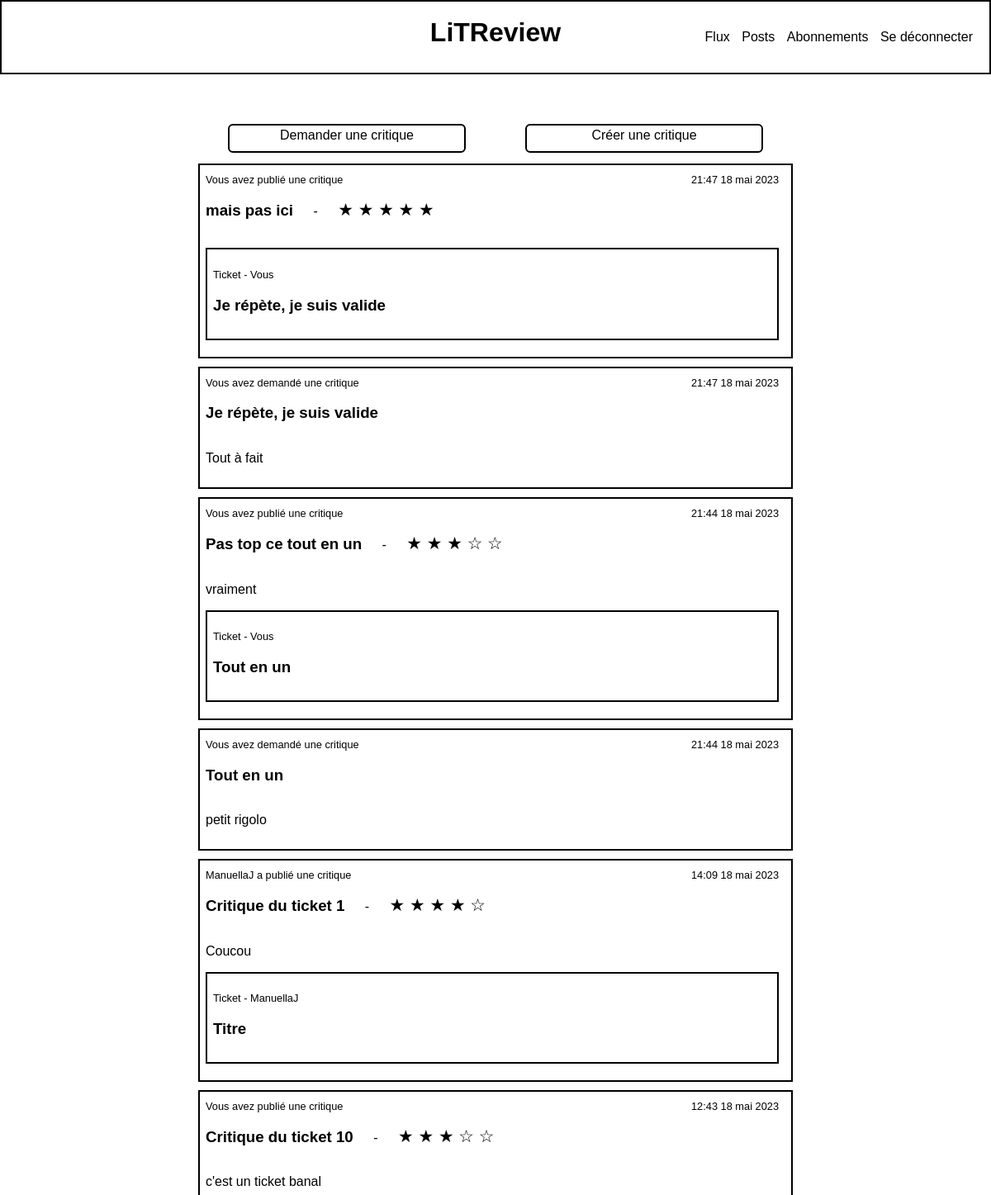
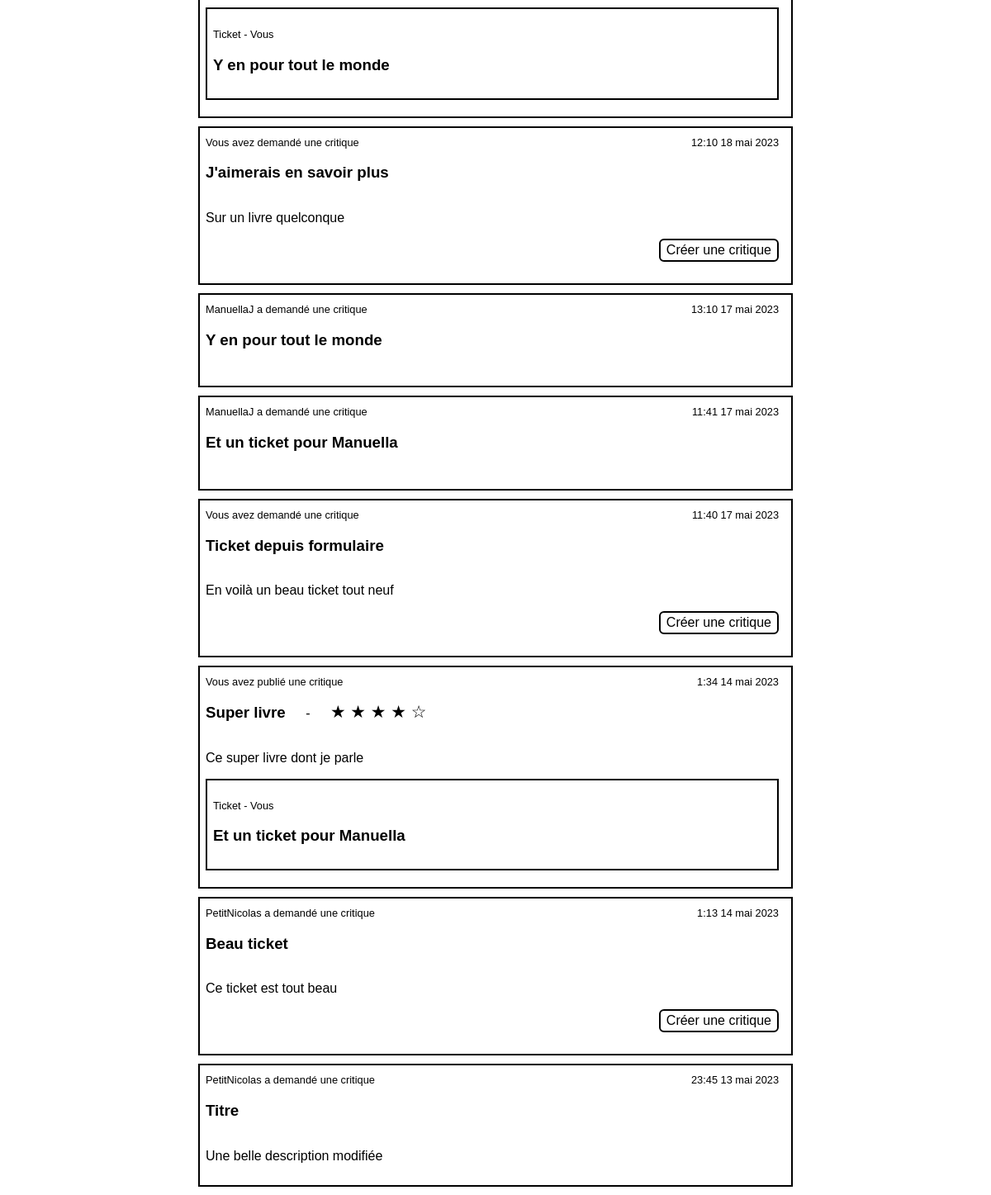
/review/flux (signed in), run on an earlier commit of the app's database (2 pictures, top to bottom).
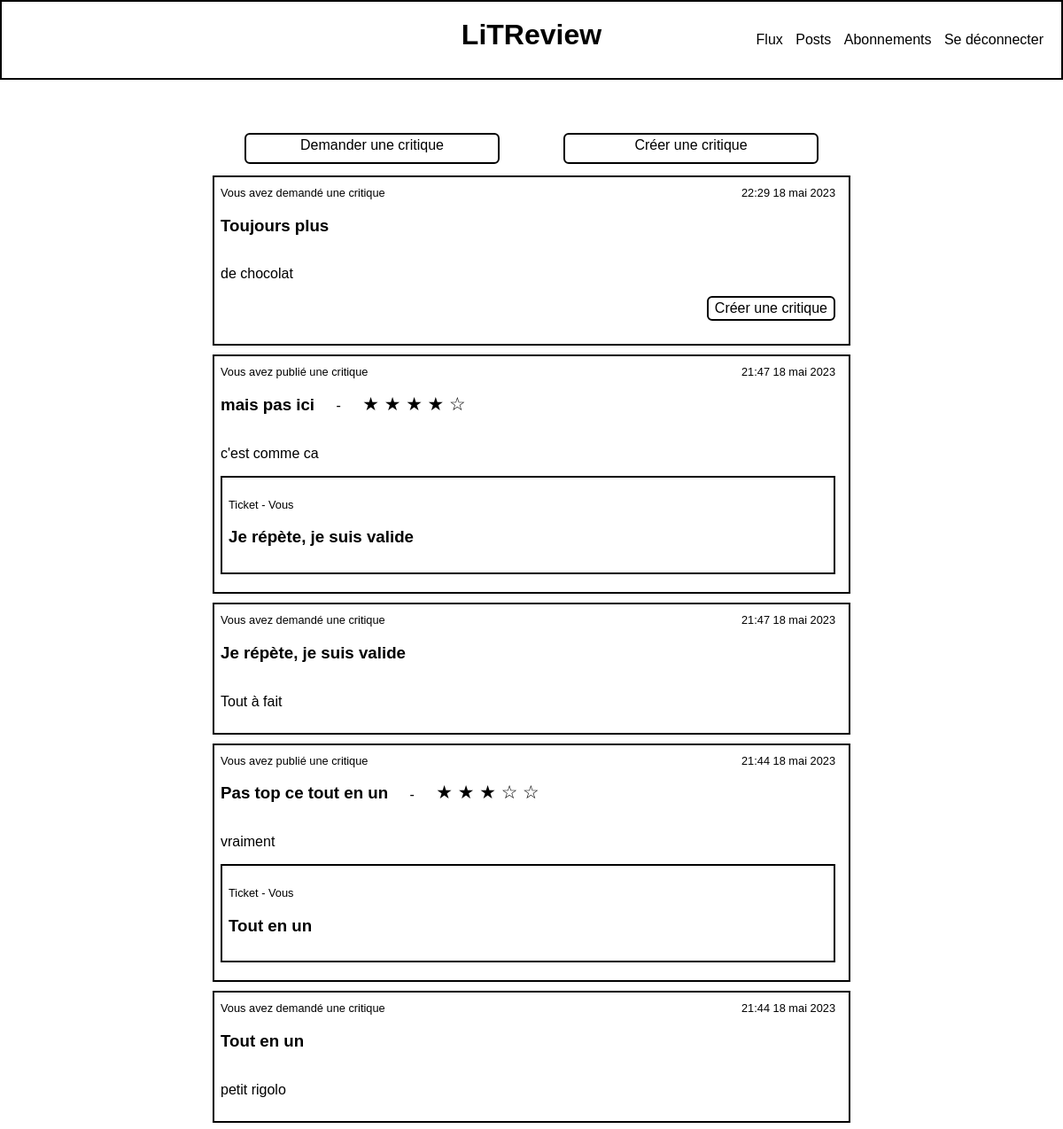
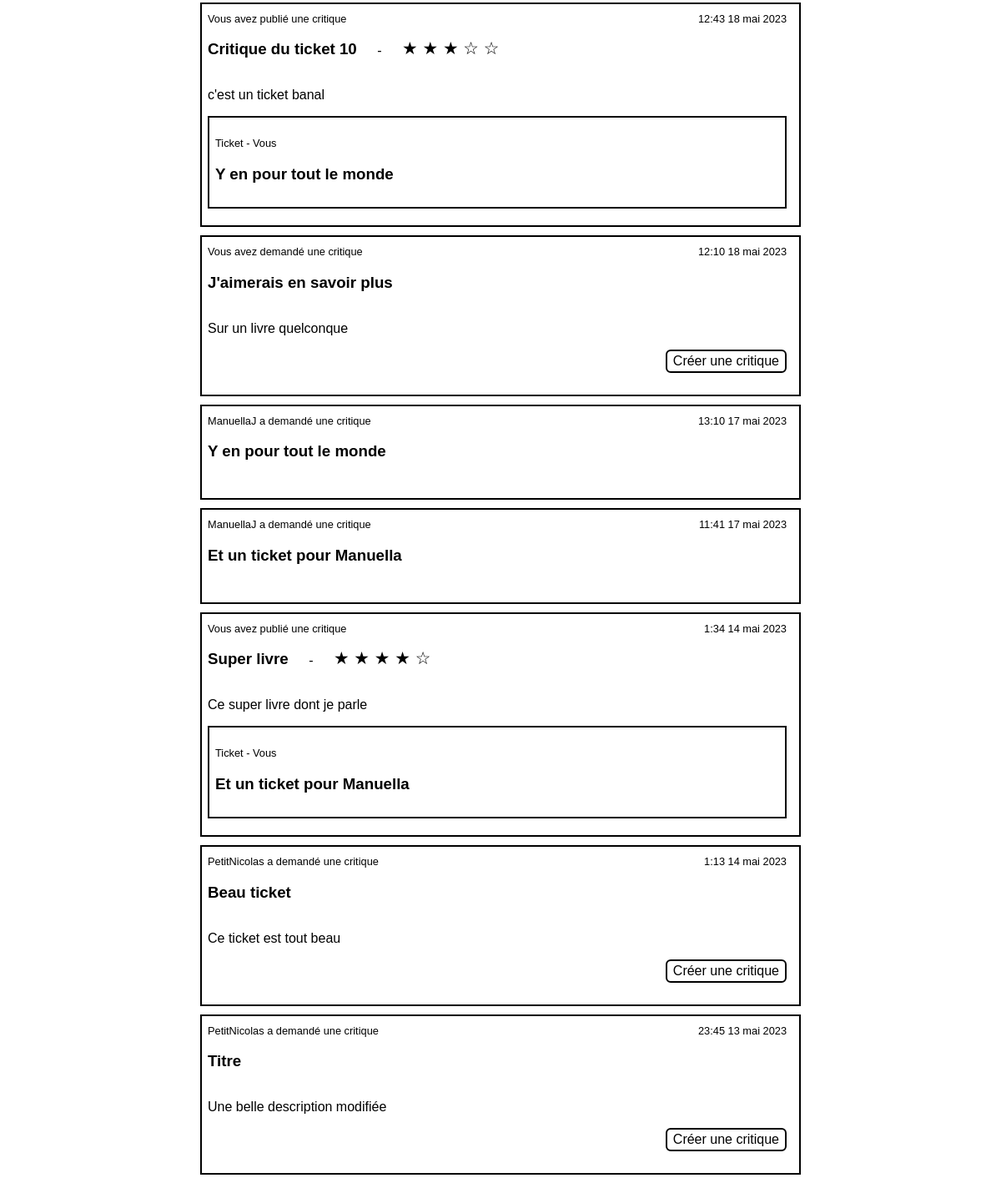
And on a later commit of the database (2 pictures, top to bottom).
### review/models.py (models this page shows, shortened)
class Review(models.Model):
    ticket = models.ForeignKey(to=Ticket, on_delete=models.CASCADE)
    rating = models.PositiveSmallIntegerField(
        validators=[MinValueValidator(0), MaxValueValidator(5)],
        verbose_name="note",
    )
    headline = models.CharField(max_length=128, verbose_name="titre")
    body = models.CharField(max_length=8192, blank=True, verbose_name="commentaire")
    user = models.ForeignKey(to=settings.AUTH_USER_MODEL, on_delete=models.CASCADE)
    time_created = models.DateTimeField(auto_now_add=True)
    class Meta:
        ordering = ["-time_created"]

class Ticket(models.Model):
    title = models.CharField(max_length=128, verbose_name="titre")
    description = models.TextField(
        max_length=2048, blank=True, verbose_name="description"
    )
    user = models.ForeignKey(to=settings.AUTH_USER_MODEL, on_delete=models.CASCADE)
    image = models.ImageField(null=True, blank=True, verbose_name="image")
    time_created = models.DateTimeField(auto_now_add=True)
    def user_resume(self):
        return f"{self.user.username} <{self.user.email}>"
    user_resume.short_description = "User"
    class Meta:
        ordering = ["-time_created"]

### review/views.py (the view)
# urls.py: path("flux", views.FollowedPostsListView.as_view(), name="flux"),
class FollowedPostsListView(LoginRequiredMixin, generic.ListView):
    context_object_name = "flux"
    template_name = "flux.html"
    title = "Flux"
    def get_queryset(self) -> list[Ticket | Review]:
        current_user = self.request.user
        query_following = current_user.following.select_related("followed_user").all()
        following = [pair.followed_user for pair in query_following]
        reviews = Review.objects.filter(
            Q(user__in=following) | Q(user=current_user) | Q(ticket__user=current_user)
        )
        reviews = reviews.annotate(content_type=Value("REVIEW", CharField()))
        tickets = Ticket.objects.filter(Q(user__in=following) | Q(user=current_user))
        tickets = tickets.annotate(content_type=Value("TICKET", CharField()))
        tickets = tickets.annotate(Count("review"))
        posts = sorted(
            chain(reviews, tickets), key=lambda post: post.time_created, reverse=True
        )
        return posts
    def get_context_data(self, **kwargs: Any) -> Dict[str, Any]:
        context = super().get_context_data(**kwargs)
        context["title"] = self.title
        return context

### review/templates/flux.html (shortened to what this page needs)
{% extends "base_generic.html" %}
{% block content %}
    <section class="links-section">
        <div class="link-button">
            <a href="{% url 'add_ticket' %}">Demander une critique</a>
        </div>
        <div class="link-button">
            <a href="{% url 'fresh_review' %}">Créer une critique</a>
        </div>
    </section>
    <section class="list_posts">
        {% if object_list %}
            {% for post in object_list %}
                {% if post.content_type == "REVIEW" %}
                    {% include "review_snippet.html" with edit=False %}
                {% elif post.content_type == "TICKET" %}
                    {% include "ticket_snippet.html" with edit=False  %}
                {% endif %}
            {% endfor %}
        {% else %}
            <p>Les personnes que vous suivez n'ont rien publié pour l'instant.</p>
        {% endif %}
    </section>
{% endblock %}

### templates/base_generic.html (shortened to what this page needs)
<!DOCTYPE html>
<html lang="fr">
<head>
    {% load static %}
    <link rel="stylesheet" href="{% static 'css/style.css' %}">
</head>
<body>
    {% block header %}
    <header class="body__header">
        <h1>LiTReview</h1>
        {% if user.is_authenticated %}
        <nav>
            <ul>
                <li><a href="{% url 'flux' %}">Flux</a></li>
                <li><a href="{% url 'my_posts' %}">Posts</a></li>
                <li><a href="{% url 'linked_users' %}">Abonnements</a></li>
                <li><a href="{% url 'logout' %}?next={{ request.path }}">Se déconnecter</a></li>
            </ul>
        </nav>
        {% endif %}
    </header>
    {% endblock %}
    <main>
        {% block content %}{% endblock %}
    </main>
</body>
</html>

### review/templates/ticket_snippet.html (shortened to what this page needs)
<article class="post ticket">
    <header class="post__info">
        <span class="post__author">
            {% if post.user == user %} Vous avez demandé une critique
            {% else %} {{post.user}} a demandé une critique
            {% endif %}
        </span>
        <span class="post__date">
            {{ post.time_created|date:"G:i d F Y" }}
        </span>
    </header>
    <h1 class="post__title">{{post.title}}</h1>
    {% if post.description and post.description is not None %}
        <p class="post__body">
            {{post.description}}
        </p>
    {% endif %}
    <p class="post__footer">
        {% if post.review__count == 0 %}
                <a href="{% url 'review_for_ticket' ticket_id=post.id %}" class="link-button" >
                    Créer une critique</a>
        {% endif %}
    </p>
</article>

### review/templates/review_snippet.html (shortened to what this page needs)
<article class="post review">
    <header class="post__info">
        <span class="post__author">
            {% if post.user == user %} Vous avez publié une critique
            {% else %} {{post.user}} a publié une critique
            {% endif %}
        </span>
        <span class="post__date">
            {{ post.time_created|date:"G:i d F Y" }}
        </span>
    </header>
    <h1 class="post__title">{{post.headline}}</h1>
    -
    <span class="post__rating">
        {% for i in "12345" %}
            {% if post.rating >= forloop.counter %} ★
            {% else %} ☆
            {% endif %}
        {% endfor %}
    </span>
    <p class="post__body">
        {{post.body}}
    </p>
    <div class="post ticket">
        <p class ="post__info">Ticket -
            {% if post.user == user %} Vous
            {% else %} {{post.user}}
            {% endif %}
        </p>
        <h1>{{post.ticket.title}}</h1>
    </div>
</article>

### review/static/css/style.css (style rules this page uses)
html { box-sizing: border-box; }
*, *::before, *::after { box-sizing: inherit; }
body { margin : 0px ; min-width: 550px; font-family: 'Lucida Sans', 'Lucida Sans Regular', 'Lucida Grande', 'Lucida Sans Unicode', Geneva, Verdana, sans-serif; }
a { text-decoration: none; color: black; }
.body__header { padding: 5px; border : black 2px solid; width : 100%; height: 90px; margin-bottom: 60px;; }
.body__header h1 { text-align: center; width : 200px; position: absolute; left: calc(50% - 100px); top: 0px; }
.body__header nav { position: relative; left: calc(50% + 100px) ; width: fit-content; width: calc(50% - 100px); height: 100%; }
.body__header ul { position : relative; top : 50%; transform: translateY(-50%); text-align: right; list-style: none; padding: 0px 10px; margin: 0px; }
.body__header li { display: inline-block; vertical-align: center; margin: 0px 5px; }
main { width: 60%; margin : auto ; }
.link-button { display: inline-block; border: black 2px solid; border-radius: 6px; padding: 3px 7px; text-align: center; font-size: inherit ; background-color: white; font-size: medium; vertical-align: baseline; min-height: max(35px,100%); }
.links-section { display: grid; grid-template-columns: 1fr 1fr; margin: 30px 0px 20px; }
.links-section>* { width: 80%; margin: auto; }
.post__info { font-size: 0.8em; }
.post { border : black 2px solid ; margin : 10px 0px ; padding: 10px 15px 10px 7px; }
.post__title { display: inline-block; margin-right: 20px; }
.post__rating { margin-left: 20px; font-size: 1.3em; }
.post__date { float: right; }
.post__footer { text-align: right; }

What changed in the data, as far as the page shows it:
removed Review: user "ManuellaJ", time_created "14:09 18 mai 2023", headline "Critique du ticket 1", rating 4 (drawn), body "Coucou", ticket "Titre"
removed Ticket: shows "Vous avez demandé une critique", time_created "11:40 17 mai 2023", title "Ticket depuis formulaire", description "En voilà un beau ticket tout neuf", shows "Créer une critique"
added Ticket: shows "Vous avez demandé une critique", time_created "22:29 18 mai 2023", title "Toujours plus", description "de chocolat", shows "Créer une critique"
changed Review "mais pas ici": rating 5 → 4 (drawn); body (not shown) → "c'est comme ca"
shown differently, row unchanged: Ticket "Titre": now shows "Créer une critique"
